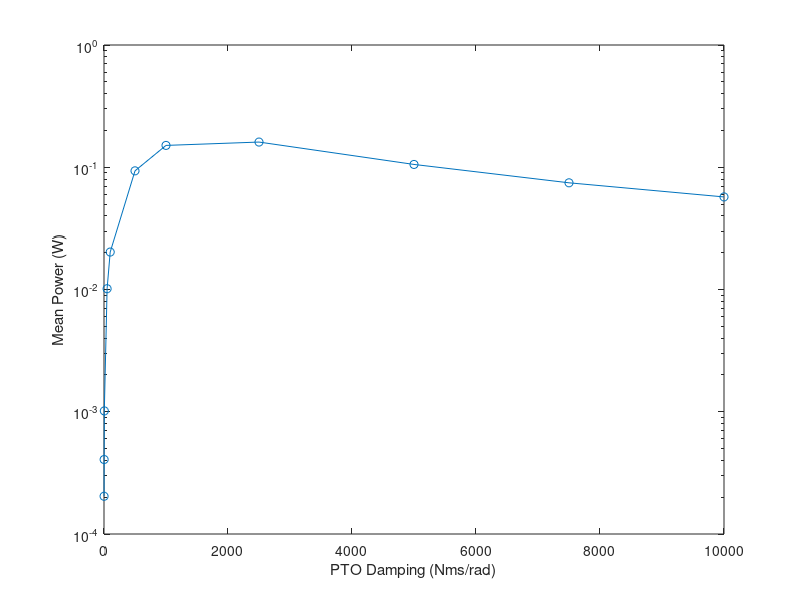

Reproduce this figure in MATLAB.
% Plot mean power vs pto damping
pto_damp = [1 2 5 50 100 500 1000 2500 5000 7500 10000]; %Nms/rad
mean_power = [2.0356E-4 4.067E-4  1.0159E-3 1.0149E-2 2.0245E-2 9.346E-2 0.1509 0.16072 0.10544 0.074613 5.7192E-2]; %W

figure
semilogy(pto_damp, mean_power, '-o')
xlabel('PTO Damping (Nms/rad)')
ylabel('Mean Power (W)')
